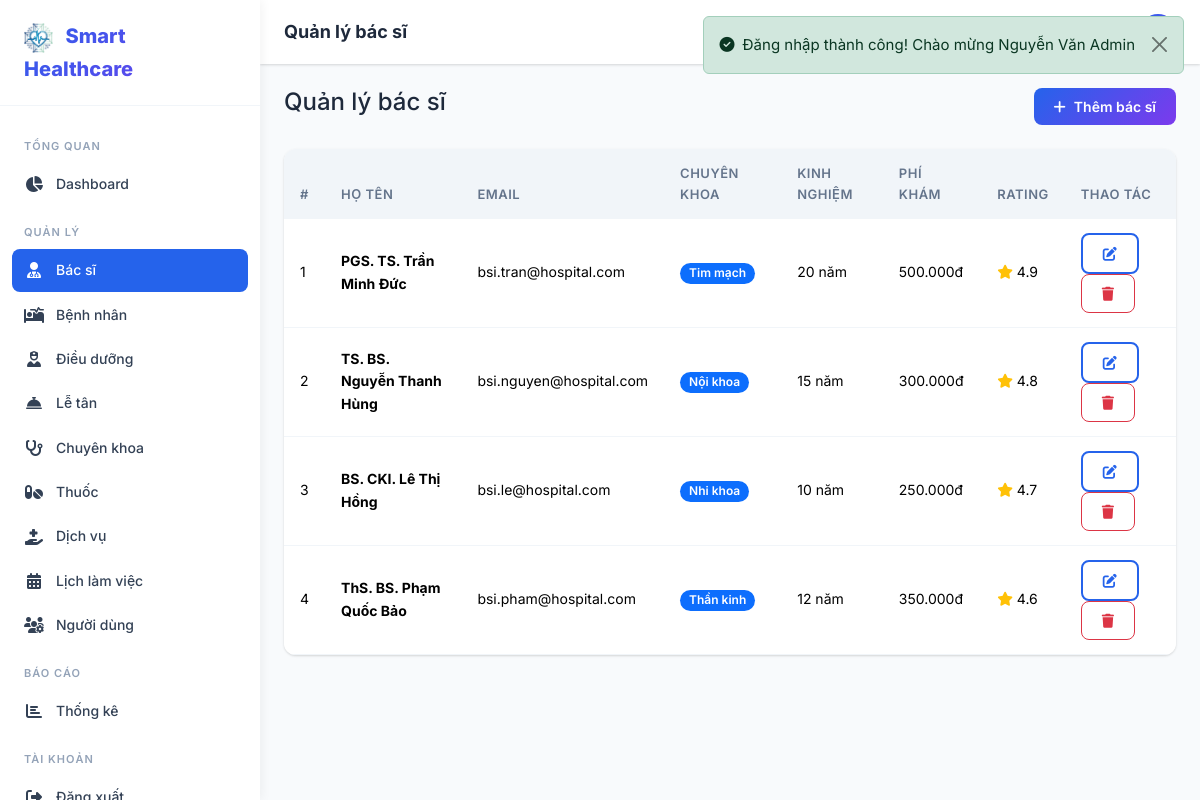
Page /admin/doctors (signed in) on the committed database.
### tables this page shows
CREATE TABLE doctors (
    id INT AUTO_INCREMENT PRIMARY KEY,
    user_id INT NOT NULL UNIQUE,
    specialty_id INT DEFAULT NULL,
    qualification VARCHAR(500) DEFAULT NULL,
    experience_years INT DEFAULT 0,
    bio TEXT DEFAULT NULL,
    consultation_fee DECIMAL(12,2) DEFAULT 0.00,
    rating DECIMAL(3,2) DEFAULT 0.00,
    status ENUM('active','inactive') DEFAULT 'active',
    created_at TIMESTAMP DEFAULT CURRENT_TIMESTAMP,
    updated_at TIMESTAMP DEFAULT CURRENT_TIMESTAMP ON UPDATE CURRENT_TIMESTAMP,
    INDEX idx_doctors_specialty (specialty_id),
    FOREIGN KEY (user_id) REFERENCES users(id) ON DELETE CASCADE,
    FOREIGN KEY (specialty_id) REFERENCES specialties(id) ON DELETE SET NULL
);

CREATE TABLE users (
    id INT AUTO_INCREMENT PRIMARY KEY,
    role_id INT NOT NULL,
    email VARCHAR(255) NOT NULL UNIQUE,
    password VARCHAR(255) NOT NULL,
    full_name VARCHAR(255) NOT NULL,
    phone VARCHAR(20) DEFAULT NULL,
    avatar VARCHAR(500) DEFAULT NULL,
    status ENUM('active','inactive','banned') DEFAULT 'active',
    created_at TIMESTAMP DEFAULT CURRENT_TIMESTAMP,
    updated_at TIMESTAMP DEFAULT CURRENT_TIMESTAMP ON UPDATE CURRENT_TIMESTAMP,
    INDEX idx_users_email (email),
    INDEX idx_users_role (role_id),
    INDEX idx_users_status (status),
    FOREIGN KEY (role_id) REFERENCES roles(id) ON DELETE RESTRICT
);

CREATE TABLE specialties (
    id INT AUTO_INCREMENT PRIMARY KEY,
    name VARCHAR(255) NOT NULL,
    description TEXT DEFAULT NULL,
    icon VARCHAR(100) DEFAULT 'fas fa-stethoscope',
    status ENUM('active','inactive') DEFAULT 'active',
    created_at TIMESTAMP DEFAULT CURRENT_TIMESTAMP,
    updated_at TIMESTAMP DEFAULT CURRENT_TIMESTAMP ON UPDATE CURRENT_TIMESTAMP
);

### app/controllers/AdminController.php (called while the page is built, shortened)
<?php
class AdminController extends Controller
{
    public function doctors(): void
    {
        $doctorModel = new Doctor();
        $this->view('admin/doctors', [
            'title'   => 'Quản lý bác sĩ',
            'doctors' => $doctorModel->allWithInfo(),
        ], 'dashboard');
    }
}

### public/index.php (called while the page is built, shortened)
<?php
require_once APP_PATH . '/helpers/functions.php';
$url = isset($_GET['url']) ? rtrim($_GET['url'], '/') : '';
$router = new Router();
$router->dispatch($url);

### app/helpers/functions.php (called while the page is built, shortened)
<?php
function e(?string $value): string
{
    return htmlspecialchars($value ?? '', ENT_QUOTES, 'UTF-8');
}
function url(string $path = ''): string
{
    return BASE_URL . $path;
}
function format_money($amount): string
{
    return number_format((float)$amount, 0, ',', '.') . 'đ';
}

### app/core/Model.php (called while the page is built, shortened)
<?php
class Model
{
    protected static ?PDO $db = null;
    public static function setDatabase(PDO $pdo): void
    {
        self::$db = $pdo;
    }
    protected function db(): PDO
    {
        return self::$db;
    }
    public function query(string $sql, array $params = []): array
    {
        $stmt = $this->db()->prepare($sql);
        $stmt->execute($params);
        return $stmt->fetchAll();
    }
}

### app/models/Doctor.php (called while the page is built, shortened)
<?php
class Doctor extends Model
{
    public function allWithInfo(): array
    {
        return $this->query(
            "SELECT d.*, u.email, u.full_name, u.phone, u.avatar, u.status as user_status,
                    s.name as specialty_name
             FROM doctors d
             JOIN users u ON d.user_id = u.id
             LEFT JOIN specialties s ON d.specialty_id = s.id
             WHERE d.status = 'active'
             ORDER BY d.rating DESC"
        );
    }
}

### app/views/admin/doctors.php (the view)
<div class="d-flex justify-content-between align-items-center mb-4">
    <h4>Quản lý bác sĩ</h4>
    <a href="<?= url('/admin/doctors/create') ?>" class="btn btn-gradient"><i class="fas fa-plus me-2"></i>Thêm bác sĩ</a>
</div>
<div class="table-custom">
    <div class="table-responsive">
        <table class="table">
            <thead><tr><th>#</th><th>Họ tên</th><th>Email</th><th>Chuyên khoa</th><th>Kinh nghiệm</th><th>Phí khám</th><th>Rating</th><th>Thao tác</th></tr></thead>
            <tbody>
                <?php foreach ($doctors as $i => $d): ?>
                <tr>
                    <td><?= $i + 1 ?></td>
                    <td><strong><?= e($d['full_name']) ?></strong></td>
                    <td><?= e($d['email']) ?></td>
                    <td><span class="badge bg-primary"><?= e($d['specialty_name'] ?? '') ?></span></td>
                    <td><?= $d['experience_years'] ?? 0 ?> năm</td>
                    <td><?= format_money($d['consultation_fee'] ?? 0) ?></td>
                    <td><span class="text-warning"><i class="fas fa-star"></i></span> <?= number_format($d['rating'] ?? 0, 1) ?></td>
                    <td>
                        <a href="<?= url('/admin/doctors/edit/' . $d['id']) ?>" class="btn btn-sm btn-outline-primary"><i class="fas fa-edit"></i></a>
                        <a href="<?= url('/admin/doctors/delete/' . $d['id']) ?>" class="btn btn-sm btn-outline-danger" onclick="return confirm('Xóa bác sĩ này?')"><i class="fas fa-trash"></i></a>
                    </td>
                </tr>
                <?php endforeach; ?>
            </tbody>
        </table>
    </div>
</div>

### app/core/Router.php (shortened to what this page needs)
<?php
class Router
{
    private array $routes = [];
    private function addRoute(string $method, string $uri, string $action): void
    {
        $pattern = preg_replace('/\{([a-zA-Z_]+)\}/', '(?P<$1>[^/]+)', $uri);
        $pattern = '#^' . $pattern . '$#';
        $this->routes[] = [
            'method'  => $method,
            'pattern' => $pattern,
            'action'  => $action,
        ];
    }
    public function dispatch(string $url): void
    {
        $method = $_SERVER['REQUEST_METHOD'];
        foreach ($this->routes as $route) {
            if ($route['method'] !== $method) continue;
            if (preg_match($route['pattern'], $url, $matches)) {
                $params = array_filter($matches, 'is_string', ARRAY_FILTER_USE_KEY);
                [$controllerName, $actionName] = explode('@', $route['action']);
                $controller = new $controllerName();
                call_user_func_array([$controller, $actionName], $params);
                return;
            }
        }
    }
}

### assets/css/style.css (style rules this page uses)
:root { --primary: #2563eb; --primary-dark: #1d4ed8; --primary-light: #dbeafe; --accent: #10b981; --accent-dark: #059669; --danger: #ef4444; --warning: #f59e0b; --info: #06b6d4; --dark: #1e293b; --dark-2: #334155; --gray: #64748b; --gray-light: #94a3b8; --light: #f1f5f9; --lighter: #f8fafc; --white: #ffffff; --shadow: 0 1px 3px rgba(0,0,0,.1), 0 1px 2px rgba(0,0,0,.06); --shadow-md: 0 4px 6px rgba(0,0,0,.07), 0 2px 4px rgba(0,0,0,.06); --shadow-lg: 0 10px 15px rgba(0,0,0,.1), 0 4px 6px rgba(0,0,0,.05); --radius: 0.75rem; --radius-sm: 0.5rem; --sidebar-width: 260px; --topbar-height: 64px; --transition: all 0.3s ease; --font: 'Inter', -apple-system, BlinkMacSystemFont, sans-serif; --gradient-primary: linear-gradient(135deg, #2563eb 0%, #7c3aed 100%); --gradient-accent: linear-gradient(135deg, #10b981 0%, #06b6d4 100%); --gradient-hero: linear-gradient(135deg, #1e3a8a 0%, #7c3aed 50%, #2563eb 100%); }
* { margin: 0; padding: 0; box-sizing: border-box; }
body { font-family: var(--font); font-size: 0.9375rem; color: var(--dark); background: var(--lighter); line-height: 1.6; -webkit-font-smoothing: antialiased; }
a { color: var(--primary); text-decoration: none; transition: var(--transition); }
.table-custom { border-radius: var(--radius); overflow: hidden; box-shadow: var(--shadow); background: var(--white); }
.table-custom .table { margin: 0; }
.table-custom .table thead th { background: var(--light); font-weight: 600; font-size: 0.8125rem; text-transform: uppercase; letter-spacing: 0.5px; color: var(--gray); border: none; padding: 0.875rem 1rem; }
.table-custom .table td { padding: 0.875rem 1rem; vertical-align: middle; border-color: var(--light); font-size: 0.875rem; }
.btn { border-radius: var(--radius-sm); font-weight: 600; font-size: 0.875rem; padding: 0.5rem 1.25rem; transition: var(--transition); }
.btn-gradient { background: var(--gradient-primary); color: #fff; border: none; }
.btn-outline-primary { border: 2px solid var(--primary); color: var(--primary); }
.badge { font-weight: 600; font-size: 0.75rem; padding: 0.35em 0.75em; border-radius: 50px; }

### rows in the picture
doctors: user.full_name "PGS. TS. Trần Minh Đức", user.email "bsi.tran@hospital.com", specialty.name "Tim mạch", experience_years "20", consultation_fee "500.000đ", rating "4.9"
doctors: user.full_name "TS. BS. Nguyễn Thanh Hùng", user.email "bsi.nguyen@hospital.com", specialty.name "Nội khoa", experience_years "15", consultation_fee "300.000đ", rating "4.8"
doctors: user.full_name "BS. CKI. Lê Thị Hồng", user.email "bsi.le@hospital.com", specialty.name "Nhi khoa", experience_years "10", consultation_fee "250.000đ", rating "4.7"
doctors: user.full_name "ThS. BS. Phạm Quốc Bảo", user.email "bsi.pham@hospital.com", specialty.name "Thần kinh", experience_years "12", consultation_fee "350.000đ", rating "4.6"
